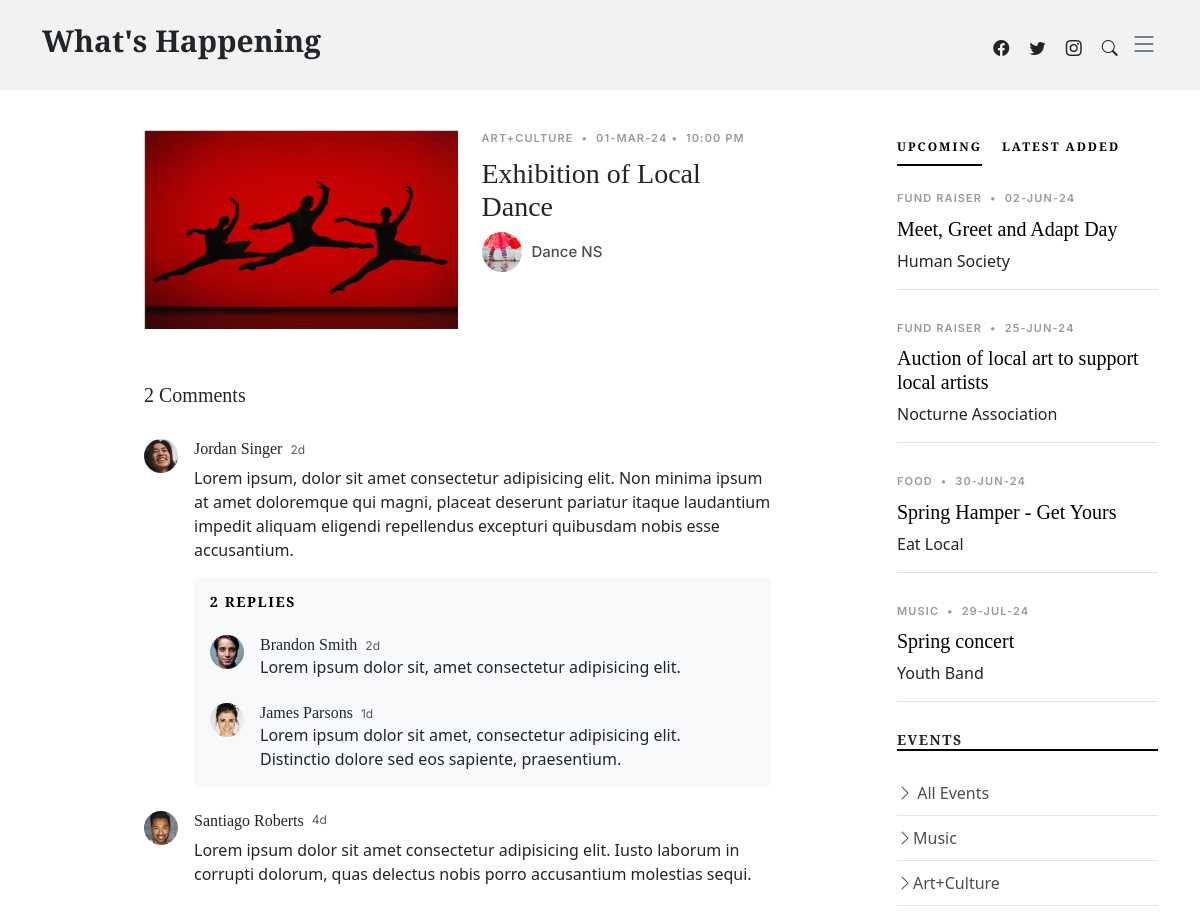
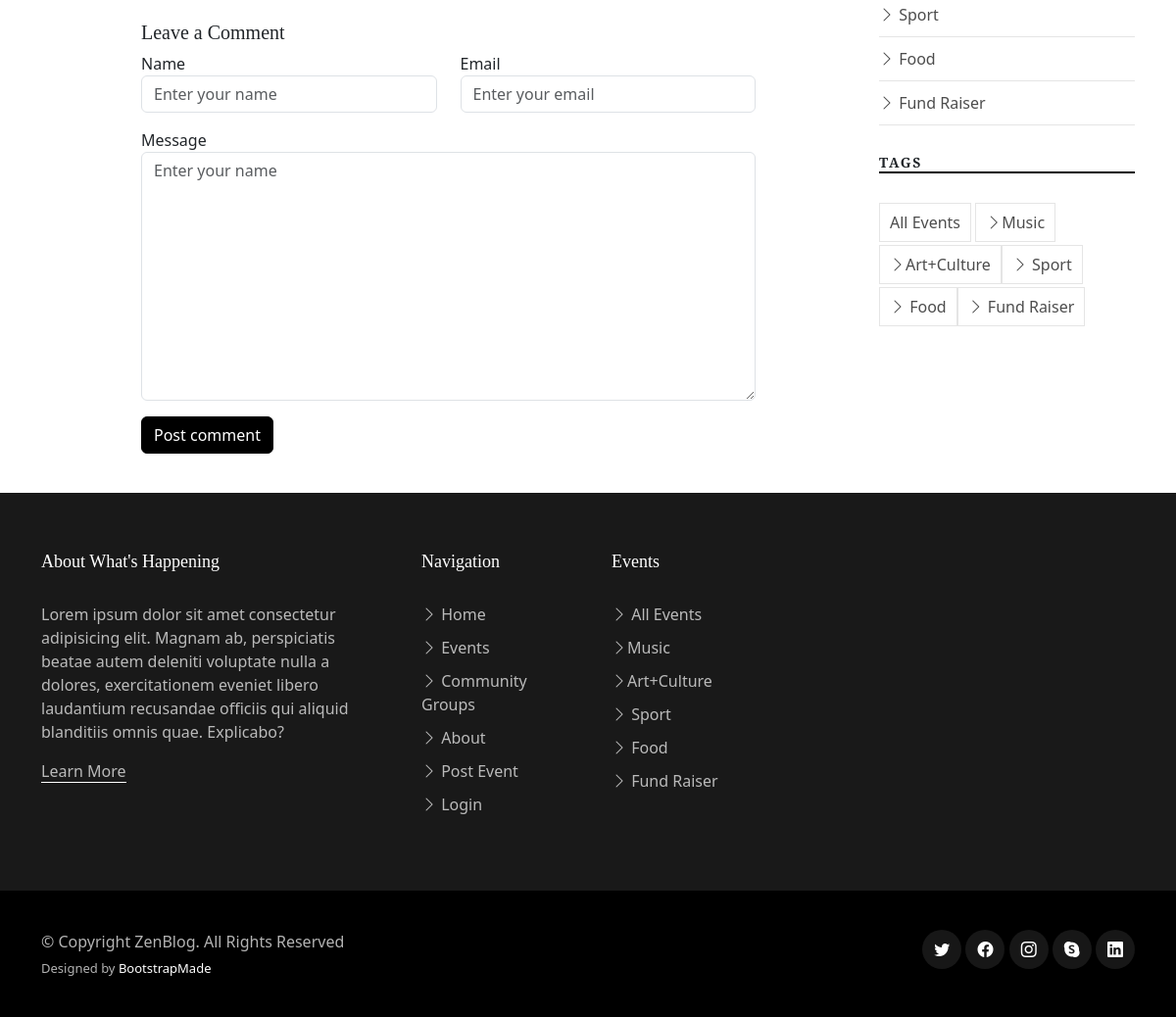
The app's page /Bootstrap/single-post.php?eventName=events&eventtype=Art+Culture with its own data (2 pictures, top to bottom).
### tables this page shows
CREATE TABLE `events` (
  `EventID` int(11) NOT NULL,
  `EventTypeID` int(11) NOT NULL,
  `GroupID` int(11) NOT NULL,
  `EventDate` timestamp NOT NULL DEFAULT CURRENT_TIMESTAMP,
  `SubmitDate` timestamp NOT NULL DEFAULT CURRENT_TIMESTAMP,
  `EventTitle` varchar(100) NOT NULL,
  `EventImage` varchar(50) NOT NULL,
  `EventDesc` text NOT NULL
);

CREATE TABLE `eventtypes` (
  `EventTypeID` int(11) NOT NULL,
  `EventType` varchar(100) NOT NULL
);

CREATE TABLE `groups` (
  `GroupID` int(11) NOT NULL,
  `GroupName` varchar(100) NOT NULL,
  `GroupImage` varchar(50) NOT NULL,
  `GroupType` varchar(100) NOT NULL,
  `GroupDesc` text NOT NULL,
  `contactName` varchar(255) NOT NULL,
  `ContactEmail` varchar(255) NOT NULL
);

### Bootstrap/single-post.php (the view, shortened to what the rows shown need)
<!DOCTYPE html>
<html lang="en">
<head>
  <link href="assets/vendor/bootstrap/css/bootstrap.min.css" rel="stylesheet">
  <link href="assets/vendor/bootstrap-icons/bootstrap-icons.css" rel="stylesheet">
  <link href="assets/vendor/swiper/swiper-bundle.min.css" rel="stylesheet">
  <link href="assets/vendor/glightbox/css/glightbox.min.css" rel="stylesheet">
  <link href="assets/vendor/aos/aos.css" rel="stylesheet">
  <link href="assets/css/variables.css" rel="stylesheet">
  <link href="assets/css/main.css" rel="stylesheet">
</head>
<body>
  <header id="header" class="header d-flex align-items-center fixed-top">
    <div class="container-fluid container-xl d-flex align-items-center justify-content-between">
      <a href="index.html" class="logo d-flex align-items-center">
        <h1>What's Happening</h1>
      </a>
    </div>
  </header>
  <main id="main">
    <section class="single-post-content">
          <div class="container">
            <div class="row">
              <div class="col-md-9 post-content" data-aos="fade-up">
              <?php
                include 'serverlogin.php';
                $conn = new mysqli($db_hostname, $db_username, $db_password, $db_database);
                $urlEventName = $_GET['eventName'];
                $urlEventType = $_GET['eventtype'];
                $eventsQuery = "SELECT *
                                FROM events e
                                INNER JOIN groups g ON e.GroupID = g.GroupID
                                INNER JOIN eventtypes et ON e.EventTypeID = et.EventTypeID
                                ORDER BY e.EventDate";
                $eventsResult = mysqli_query($conn, $eventsQuery);
                while ($row = mysqli_fetch_assoc($eventsResult)) {
                    $eventID = $row["EventID"];
                    $eventDate = $row["EventDate"];
                    $eventTitle = $row["EventTitle"];
                    $eventImage = $row["EventImage"];
                    $eventDesc = $row["EventDesc"];
                    $Contact_Name = $row["contactName"];
                    $Contact_Email = $row["ContactEmail"];
                    $event_Type = $row["EventType"];
                    $group_Image = $row["GroupImage"];
                    $group_name = $row["GroupName"];
                    $date = date_create($eventDate);
                    $dateFormat = date_format($date, 'd-M-y');
                    $timeFormat = date_format($date, 'g:i A');
                    if ($urlEventName == 'events' && $urlEventType == $event_Type) {
                            echo '<div class="d-md-flex post-entry-2 half">';
                            echo '<a href="single-post.php?eventName=' . $eventTitle . '&eventtype=' . $event_Type . '" class="me-4 thumbnail">';
                            echo '<img src="' . $eventImage . '" alt="" class="img-fluid">';
                            echo '</a>';
                            echo '<div>';
                            echo '<div class="post-meta"><span class="date">' . $event_Type . '</span> <span class="mx-1">&bullet;</span> <span>' . $dateFormat . '</span><span class="mx-1">&bullet;</span> <span>' . $timeFormat . '</span></div>';
                            echo '<h3><a href="single-post.php?eventNumber=' . $eventID . '">' . $eventTitle . '</a></h3>';
                            echo '<div class="d-flex align-items-center author">';
                            echo '<div class="photo"><img src="' . $group_Image . '" alt="" class="img-fluid"></div>';
                            echo '<div class="name">';
                            echo '<h3 class="m-0 p-0">' . $group_name . '</h3>';
                            echo '</div>';
                            echo '</div>';
                            echo '</div>';
                            echo '</div>';
                    } else  if ($urlEventName == $eventTitle) {
                            $var1 = substr($eventDesc, 0, 1);
                            $var2 = substr($eventDesc, 1, strlen($eventDesc));
                            echo '<div class="single-post">';
                            echo '<div class="post-meta"><span class="date">' . $event_Type . '</span> <span class="mx-1">&bullet;</span> <span>DATE: ' . $dateFormat . ' TIME: ' . $timeFormat . '</span></div>';
                            echo '<br>';
                            echo '<h1 class="mb-5">' . $eventTitle . '</h1>';
                            echo '<h3>Organizers: ' . $group_name . '</h3>';
                            echo '<h5>(Contact ' . $Contact_Name . ' at ' . $Contact_Email . ' for more info)</h5><br>';
                            echo '<p><span class="firstcharacter">' . $var1 . '</span>' . $var2 . '</p>';
                            echo '<img src=' . $eventImage . ' alt="" class="img-fluid">';
                            echo '</div>';
                    }
                }
            ?>
                      </div>
                      <div class="col-md-3">
                        <div class="aside-block">
                          <div class="tab-content" id="pills-tabContent">
                            <div class="tab-pane fade show active" id="pills-popular" role="tabpanel" aria-labelledby="pills-popular-tab">
                            <?php
                              include 'serverlogin.php';
                              $conn = new mysqli($db_hostname, $db_username, $db_password, $db_database);
                              $upcoming_query = "SELECT *
                                                  FROM events e
                                                  INNER JOIN groups g ON e.GroupID = g.GroupID
                                                  INNER JOIN eventtypes et ON e.EventTypeID = et.EventTypeID
                                                  WHERE EventDate >= CURDATE()
                                                  ORDER BY e.EventDate ASC LIMIT 6";
                              $upcoming_result = $conn->query($upcoming_query);
                              if ($upcoming_result->num_rows > 0) {
                                  while($row = $upcoming_result->fetch_assoc()) {
                                      $eventDate = $row["EventDate"];
                                      $eventTitle = $row["EventTitle"];
                                      $event_Type = $row["EventType"];
                                      $group_name = $row["GroupName"];
                                      $date = date_create($eventDate);
                                      $dateFormat = date_format($date, 'd-M-y');
                                      echo '<div class="post-entry-1 border-bottom">';
                                      echo '<div class="post-meta"><span class="date">' . $event_Type . '</span> <span class="mx-1">&bullet;</span> <span>' . $dateFormat . '</span></div>';
                                      echo '<h2 class="mb-2"><a href="single-post.php?eventName=' . $eventTitle . '&eventtype='.$event_Type.'">' . $eventTitle . '</a></h2>';
                                      echo '<span class="author mb-3 d-block">' . $group_name . '</span>';
                                      echo '</div>';
                                  }
                              }
                            ?>
                            </div>
                          </div>
                          </div>
                          </div>
</div>
    </div>
  </section>
</main>
</body>
</html>

### records on screen
events: EventImage (picture), EventTypeID.EventType "ART+CULTURE", EventDate "01-MAR-24", EventDate "10:00 PM", EventTitle "Exhibition of Local Dance", GroupID.GroupImage (picture), GroupID.GroupName "Dance NS"
events: EventTypeID.EventType "FUND RAISER", EventDate "02-JUN-24", EventTitle "Meet, Greet and Adapt Day", GroupID.GroupName "Human Society"
events: EventTypeID.EventType "FUND RAISER", EventDate "25-JUN-24", EventTitle "Auction of local art to support local artists", GroupID.GroupName "Nocturne Association"
events: EventTypeID.EventType "FOOD", EventDate "30-JUN-24", EventTitle "Spring Hamper - Get Yours", GroupID.GroupName "Eat Local"
events: EventTypeID.EventType "MUSIC", EventDate "29-JUL-24", EventTitle "Spring concert", GroupID.GroupName "Youth Band"
